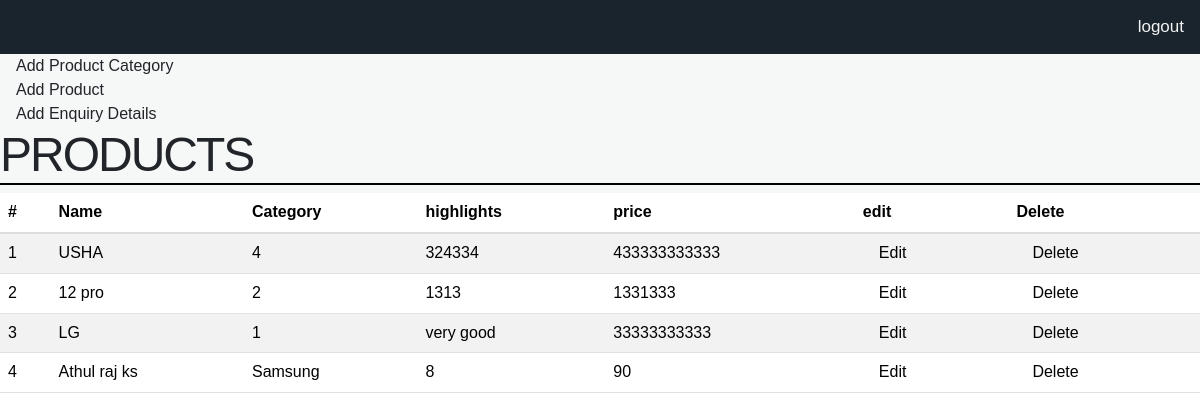
Page /productlist/ on the committed database.
### app/models.py (models this page shows)
class Product(models.Model):
    product_category_id = models.ForeignKey(ProductCategory, on_delete=models.CASCADE)
    name = models.CharField(max_length=13, null=True, blank=True)
    category = models.CharField(max_length=13, null=True, blank=True)
    highlights = models.CharField(max_length=13, null=True, blank=True)
    price = models.IntegerField()
    status = models.CharField(max_length=30, choices=status, default="ACTIVE")
    product_id = models.AutoField(primary_key=True)

### app/views.py (the view)
# urls.py: path('productlist/', views.Productlist,name='productlist'),
def Productlist(request):
    product = Product.objects.all()
    print("product",product)
    context = {
            'product':product,
        }
    return render(request,'productlist.html',context)

### app/templates/productlist.html (shortened to what this page needs)
{% extends 'base.html' %} {% load static %} {% block content %}
<link href="assets/css/bootstrap.min.css" rel="stylesheet" />
<link href="assets/css/style.css" rel="stylesheet" />
<link
  rel="stylesheet"
  type="text/css"
  href="https://cdn.datatables.net/v/bs-3.3.7/jq-2.2.4/dt-1.10.13/b-1.2.4/b-html5-1.2.4/b-print-1.2.4/fh-3.1.2/r-2.1.1/sc-1.4.2/datatables.min.css"
/>
<button onclick="window.location.href='{% url 'home:addproductcatogery' %}'" class="nav-item nav-link px-3 btn-blue">
  Add Product Category
</button>
<button onclick="window.location.href='{% url 'home:addproduct' %}'" class="nav-item nav-link px-3 btn-green">
  Add Product
</button>
<button onclick="window.location.href='{% url 'home:addproduct' %}'" class="nav-item nav-link px-3 btn-green">
  Add Enquiry Details
</button>
<h1 id="admin_head">Products</h1>
<table class="table table-striped" id="table_id">
  <thead>
    <tr>
      <th scope="col">#</th>
      <th scope="col">Name</th>
      <th scope="col">Category</th>
      <th scope="col">highlights</th>
      <th scope="col">price</th>
      <th scope="col">edit</th>
      <th scope="col">Delete</th>
    </tr>
  </thead>
  <tbody>
    {% for i in product %}
    <tr>
      <td scope="row">{{forloop.counter}}</td>
      <td>{{i.name}}</td>
      <td>{{i.category}}</td>
      <td>{{i.highlights}}</td>
      <td>{{i.price}}</td>
      <td>
        <a
          href="{% url 'home:editproduct' i.product_id %}"
          class="nav-item nav-link px-3"
          >Edit</a
        >
      </td>
      <td>
        <a
          href="{% url 'home:deleteproduct' i.product_id %}"
          class="nav-item nav-link px-3"
          >Delete</a
        >
      </td>
    </tr>
    {% endfor %}
  </tbody>
</table>
{% endblock%}

### app/templates/base.html (shortened to what this page needs)
{% load static %}
<!DOCTYPE html>
<html>
  <head>
    <link
      href="https://cdn.jsdelivr.net/npm/bootstrap@5.1.3/dist/css/bootstrap.min.css"
      rel="stylesheet"
    />
    <link
      rel="stylesheet"
      href="https://cdnjs.cloudflare.com/ajax/libs/font-awesome/4.7.0/css/font-awesome.min.css"
    />
    <link
      rel="stylesheet"
      href="https://maxcdn.bootstrapcdn.com/bootstrap/3.3.6/css/bootstrap.min.css"
    />
  </head>
  <body>
    <div id="navbar">
      <div class="topnav-right">
        <a href="{% url 'home:logout' %}">logout</a>
      </div>
    </div>
    <div class="main">{% block content %} {% endblock %}</div>
  </body>
</html>

### static/assets/css/style.css (style rules this page uses)
h4, h5, h6, h1, h2, h3 { margin-top: 0; }
html, body { font-family: 'PT Sans Narrow', sans-serif; font-size: 100%; background:#fff; }
body a { transition:0.5s all; -webkit-transition:0.5s all; -moz-transition:0.5s all; -o-transition:0.5s all; -ms-transition:0.5s all; }

### app/templates/base.html (style rules this page uses)
body { font-family: "Lato", sans-serif; background-color: #f6f7f7 !important; }
#admin_head { font-family: "Trebuchet MS", sans-serif; font-size: 3em; letter-spacing: -2px; border-bottom: 2px solid black; text-transform: uppercase; }

### app/templates/productlist.html (style rules this page uses)
#admin_head { font-family: "Trebuchet MS", sans-serif; font-size: 3em; letter-spacing: -2px; border-bottom: 2px solid black; text-transform: uppercase; }

### rows in the picture
Product: name "USHA", category "4", highlights "324334", price "433333333333"
Product: name "12 pro", category "2", highlights "1313", price "1331333"
Product: name "LG", category "1", highlights "very good", price "33333333333"
Product: name "Athul raj ks", category "Samsung", highlights "8", price "90"
